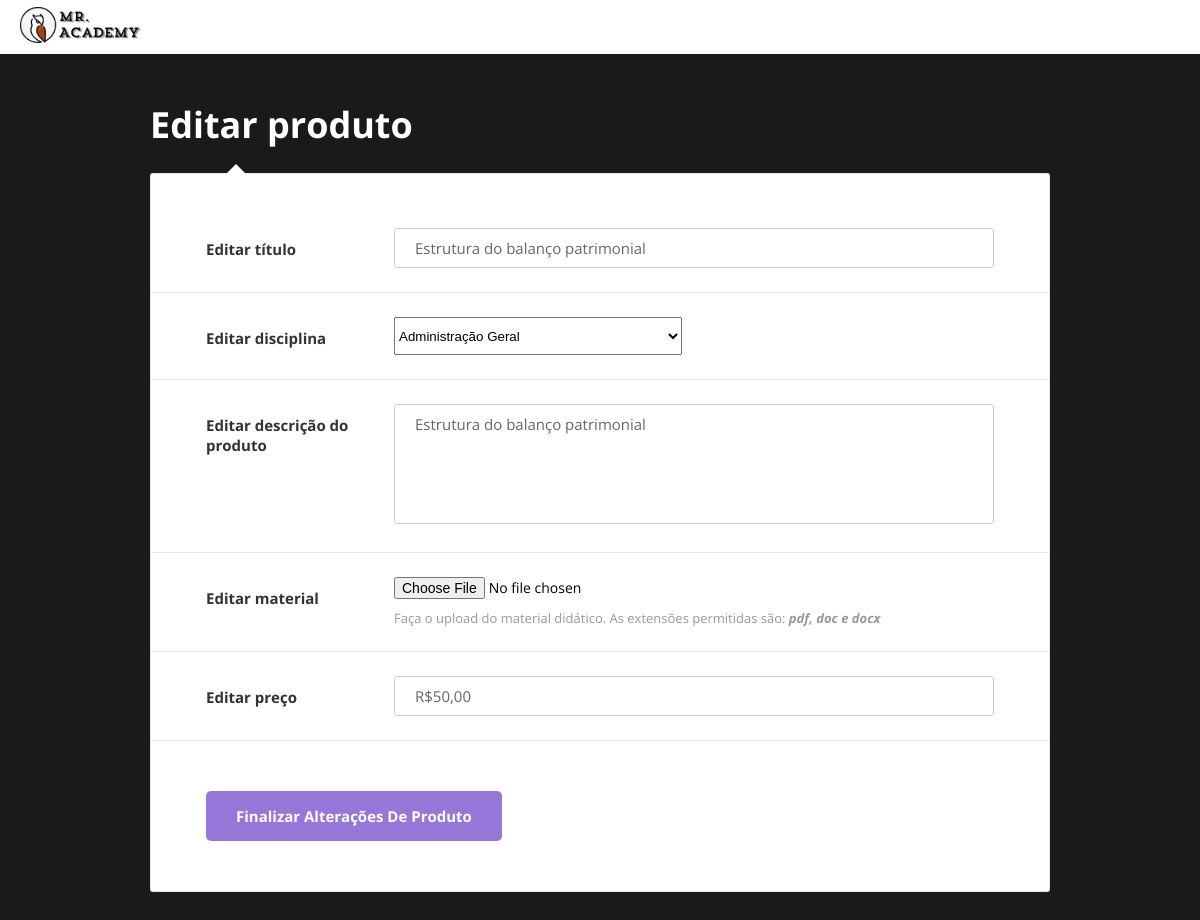
Page /src/carousel/add-product/add-product/change-product.php?id=29 on the earlier database version.
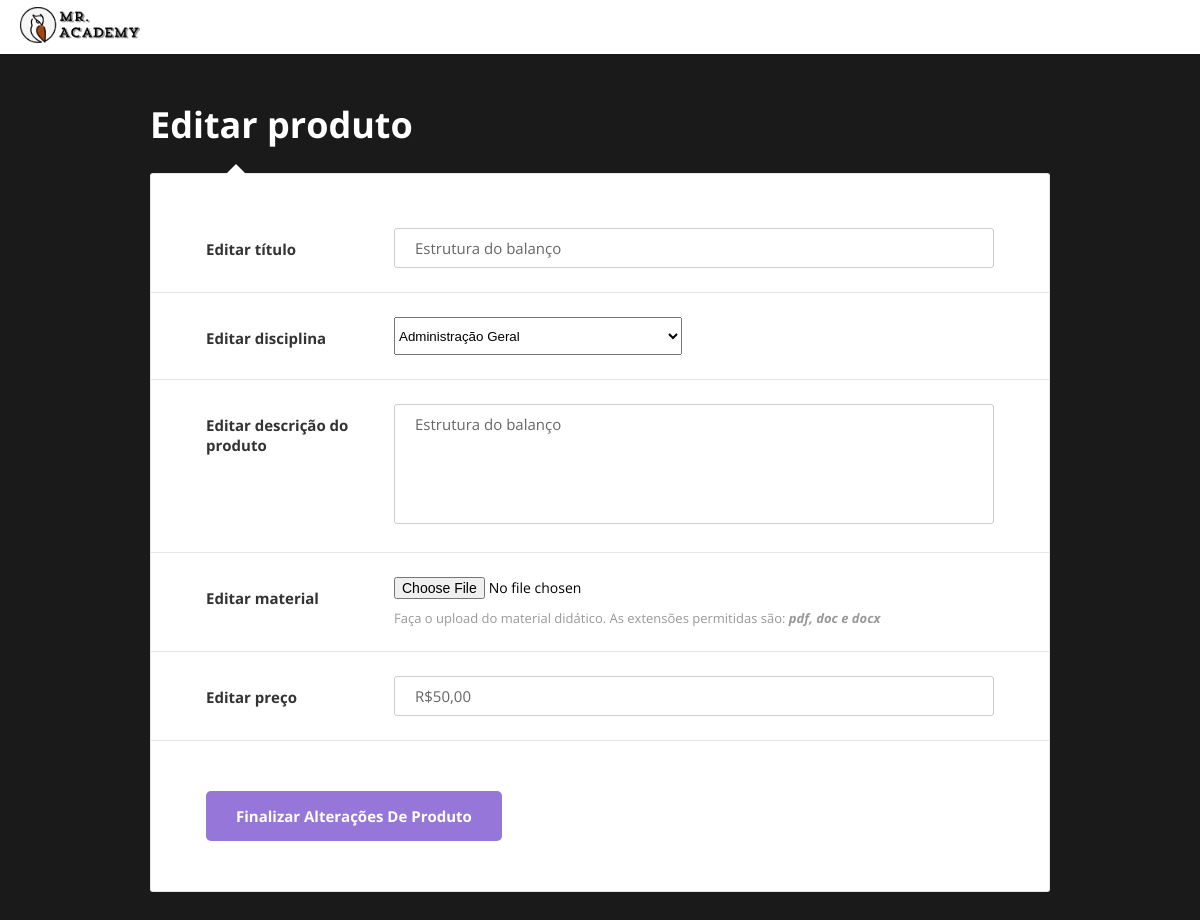
Same page on the later database version.
### tables this page shows
CREATE TABLE `arquivos` (
  `id` int(11) NOT NULL,
  `nome_arquivo` varchar(100) NOT NULL,
  `caminho` varchar(255) NOT NULL,
  `disciplina` varchar(100) NOT NULL,
  `descricao` text NOT NULL,
  `extensao_arquivo` varchar(5) NOT NULL,
  `titulo_produto` varchar(250) NOT NULL,
  `preco` varchar(100) NOT NULL
);

### src/carousel/add-product/add-product/change-product.php (the view, shortened to what this page needs)
<?php
    include("conexao.php");
    $id = $_REQUEST['id'];
	$result_produtos = "SELECT * FROM arquivos WHERE id = $id";
	$resultado_produtos = mysqli_query($conexao, $result_produtos);
	$infos_produto = mysqli_fetch_assoc($resultado_produtos);
?>
<!DOCTYPE html>
<html lang="pt-br">
<head>
    <link href="css/main.css" rel="stylesheet" media="all">
     <link href="css/header.css" rel="stylesheet" media="all">
</head>
<header class="header">
  <a href="../../produtos.php" class="logo"><img src="../../imagens/logo.png" width="120px"></a>
</header>
<body>
    <div class="page-wrapper bg-dark p-t-100 p-b-50">
        <div class="wrapper wrapper--w900">
            <div class="card card-6">
                <div class="card-heading">
                    <h2 class="title">Editar produto</h2>
                </div>
                <div class="card-body">
                <?php echo ("<form id='envio' enctype='multipart/form-data' action='alterar_conteudo_produto.php?id=".$id."' method='POST'>"); ?>
                        <div class="form-row">
                            <div class="name">Editar título</div>
                            <div class="value">
                                <input class="input--style-6" type="text" name="titulo_produto" value="<?php echo($infos_produto['titulo_produto']) ?>">
                            </div>
                        </div>
                        <div class="form-row">
                            <div class="name">Editar disciplina</div>
                            <div class="value">
                                <div class="input-group">
                                <select class="selectpicker" name="disciplina" style="height: 38px;">
                                        <option value="Administração Geral"<?php if ($infos_produto['disciplina'] =="Administração Geral") echo 'selected'; ?>>Administração Geral</option>
                                </select>
                                </div>
                            </div>
                        </div>
                        <div class="form-row">
                            <div class="name">Editar descrição do produto</div>
                            <div class="value">
                                <div class="input-group">
                                    <textarea maxlength="250" class="textarea--style-6" name="descricao" id="descricao" value=""><?php echo($infos_produto['descricao'])?></textarea>
                                </div>
                            </div>
                        </div>
                        <div class="form-row">
                            <div class="name">Editar material</div>
                            <div class="value">
                                <div class="input-group js-input-file">
                                    <input type="file" name="file_cv">
                                </div>
                                <div class="label--desc">Faça o upload do material didático. As extensões permitidas são: <b><i>pdf, doc e docx</i></b></div>
                            </div>
                        </div>
                        <div class="form-row">
                            <div class="name">Editar preço</div>
                            <div class="value">
                                <input class="input--style-6" type="text" name="preco" value="<?php echo($infos_produto['preco']) ?>">
                            </div>
                        </div>
                    </form>
                </div>
                <div class="card-footer">
                    <button form="envio" class="btn btn--radius-2 btn--blue-2" name="enviar" type="submit">Finalizar alterações de produto</button>
                </div>
            </div>
        </div>
    </div>
</body>
</html>

Differences in the rows shown:
changed arquivos "Administração Geral": titulo_produto "Estrutura do balanço patrimonial" → "Estrutura do balanço"; descricao "Estrutura do balanço patrimonial" → "Estrutura do balanço"
